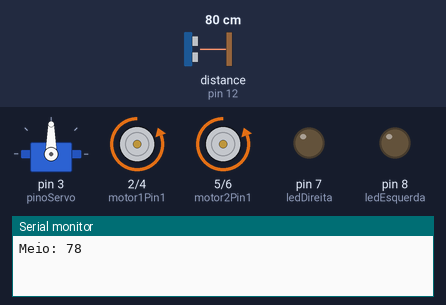
Bench run of a sketch on a simulated Arduino Uno, built with avr-gcc and run on an emulated ATmega328P. On the bench: servo, motor-driver pin pairs drawn as motors (green arrow = first pin HIGH = forward, orange = second pin HIGH = backward, longer = more drive, scaled by the enable pin), output pins drawn as LEDs (lit = HIGH), the last lines printed to the serial monitor. Wiring (inferred from the names in the program): ultrasonic range finder: trigger pin 11; echo pin 12. The test bench sets the inputs (shaded band); at power-on: distance to the obstacle (sensor on pin 12) 80 cm. The echo pulse lasts 58.3 µs per cm; pins used as bus, display or sensor lines are not drawn.

Above: at 1.2 s.
1.3 s: distance to the obstacle (sensor on pin 12) set to 64 cm
4.3 s: distance to the obstacle (sensor on pin 12) set to 56 cm
At 6.6 s:
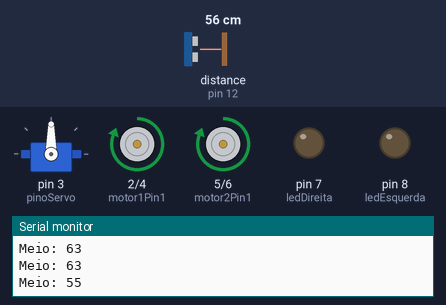
At 7.1 s:
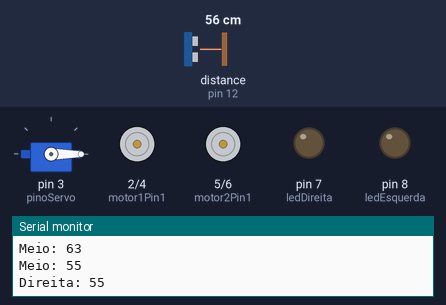
7.3 s: distance to the obstacle (sensor on pin 12) set to 22 cm
At 9.0 s:
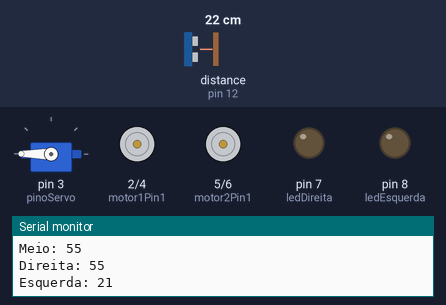
10.3 s: distance to the obstacle (sensor on pin 12) set to 17 cm
Timing chart, 0 to 14.3 s (numbered marks = the images above; inputs shaded):
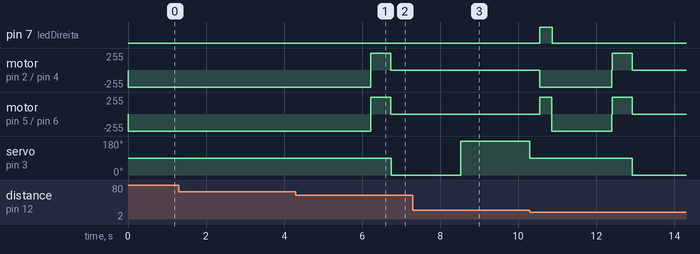

The sketch:

robo_desvia_obstaculo.ino
```cpp
#include <Servo.h>

const int motor1Pin1 = 2;
const int motor1Pin2 = 4;
const int enable1Pin = 9;

const int motor2Pin1 = 5;
const int motor2Pin2 = 6;
const int enable2Pin = 10;

const int trigPin = 11;
const int echoPin = 12;
long duration;
int distance;

const int pinoServo = 3;
Servo s;

const int posMeio = 90;
const int posDireita = 0;
const int posEsquerda = 180;

int distMeio;
int distDireita;
int distEsquerda;

const int ledEsquerda = 8;
const int ledDireita = 7;

void setup() {
  pinMode(motor1Pin1, OUTPUT);
  pinMode(motor1Pin2, OUTPUT);
  pinMode(enable1Pin, OUTPUT);

  pinMode(motor2Pin1, OUTPUT);
  pinMode(motor2Pin2, OUTPUT);
  pinMode(enable2Pin, OUTPUT);

  digitalWrite(enable1Pin, HIGH);
  digitalWrite(enable2Pin, HIGH);

  pinMode(trigPin, OUTPUT);
  pinMode(echoPin, INPUT);

  pinMode(ledEsquerda, OUTPUT);
  pinMode(ledDireita, OUTPUT);

  Serial.begin(9600);

  s.attach(pinoServo);
  s.write(posMeio);
}

void loop() {
  frente();

  //le distancia no meio
  Serial.print("Meio: ");
  distMeio = calcDist();
  delay(1500);

  if (distMeio < 60) {
    parar();
    tras();
    delay(500);
    parar();

    //servo direita
    s.write(posDireita);
    delay(250);
    //le distancia direita
    Serial.print("Direita: ");
    distDireita = calcDist();
    delay(1500);

    //servo esquerda
    s.write(posEsquerda);
    delay(250);
    //le distancia esquerda
    Serial.print("Esquerda: ");
    distEsquerda = calcDist();
    delay(1500);

    //servo meio
    s.write(posMeio);
    delay(250);

    //se esquerda > direita
    if (distEsquerda > distDireita) {
      digitalWrite(ledEsquerda, HIGH);
      digitalWrite(ledDireita, LOW);
      Serial.println("Esquerda <-");
      esquerda();
      delay(300);
      frente();
    }
    else if (distDireita > distEsquerda) {
      digitalWrite(ledEsquerda, LOW);
      digitalWrite(ledDireita, HIGH);
      Serial.println("Direita ->");
      direita();
      delay(300);
      frente();
    }
    digitalWrite(ledEsquerda, LOW);
    digitalWrite(ledDireita, LOW);
  }
}

int calcDist() {
  int d = 0;

  for (int i = 0; i < 10; i++) {
    digitalWrite(trigPin, LOW);
    delayMicroseconds(2);
    digitalWrite(trigPin, HIGH);
    delayMicroseconds(10);
    digitalWrite(trigPin, LOW);

    // Reads the echoPin, returns the sound wave travel time in microseconds
    duration = pulseIn(echoPin, HIGH);
    // Calculating the distance
    distance = duration * 0.034 / 2;
    d += distance;
  }
  d /= 10;

  Serial.println(d);
  return d;
}

void frente() {
  digitalWrite(motor1Pin1, LOW); //Motor_1
  digitalWrite(motor1Pin2, HIGH); //Motor_1
  digitalWrite(motor2Pin1, LOW); //Motor_2
  digitalWrite(motor2Pin2, HIGH); //Motor_2
  delay(10);
}

void tras() {
  digitalWrite(motor1Pin1, HIGH); //Motor_1
  digitalWrite(motor1Pin2, LOW); //Motor_1
  digitalWrite(motor2Pin1, HIGH); //Motor_2
  digitalWrite(motor2Pin2, LOW); //Motor_2
  delay(10);
}
void direita() {
  digitalWrite(motor1Pin1, LOW); //Motor_1
  digitalWrite(motor1Pin2, HIGH); //Motor_1
  digitalWrite(motor2Pin1, HIGH); //Motor_2
  digitalWrite(motor2Pin2, LOW); //Motor_2
  delay(10);
}

void esquerda() {
  digitalWrite(motor1Pin1, HIGH); //Motor_1
  digitalWrite(motor1Pin2, LOW); //Motor_1
  digitalWrite(motor2Pin1, LOW); //Motor_2
  digitalWrite(motor2Pin2, HIGH); //Motor_2
  delay(10);
}

void parar() {
  digitalWrite(motor1Pin1, LOW); //Motor_1
  digitalWrite(motor1Pin2, LOW); //Motor_1
  digitalWrite(motor2Pin1, LOW); //Motor_2
  digitalWrite(motor2Pin2, LOW); //Motor_2
  delay(10);
}
```

Measured:
- the behaviour switches between 61 and 60 cm on distance to the obstacle (sensor on pin 12) (found by bisection; images 0 and 1)
- after the input at 4.3 s, motor on pin 2 (motor1Pin1) / pin 4 (motor1Pin2), motor on pin 5 (motor2Pin1) / pin 6 (motor2Pin2): backward 255/255 → forward 255/255 after 1.9 s, → stopped 0.52 s later; servo on pin 3 (pinoServo): 90° → 0° after 2.4 s
